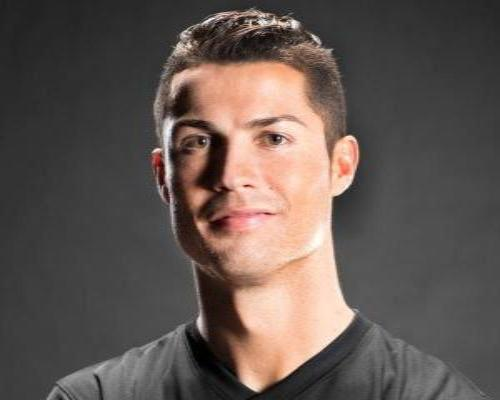
#> input picture 2_Image_Processing/2_Image_Blur/ron.jpg, 500 x 400 px
$ jupyter execute --allow-errors 1_Rotation_Image.ipynb
#> lines starting #> are read from the running program, lines starting #| are printed output that depends on the picture
# Rotating an image

## Images can be rotated to any degree clockwise or otherwise. We just need to define rotation matrix listing rotation point, degree of rotation and the scaling factor.

[cell 1]
import cv2,numpy as np
import matplotlib.pyplot as plt


def convert(img):
    plt.figure(figsize=(10,10))
    return cv2.cvtColor(img,cv2.COLOR_BGR2RGB)

[cell 2]
img = cv2.imread("../2_Image_Blur/ron.jpg")
#> img is the input picture: shape (400, 500, 3); mean B, G, R 81.8, 86.9, 98.1
plt.imshow(convert(img))

# step 1 Translation to extract rotation info with getRotationMatrix2D

    getRotationMatrix2D(center, angle, scale) -> retval

    center = (w,h)
    angle = set angle 90,120,etc
    scale = zoom image

# Angle 2

[cell 3]
h,w = img.shape[:2]
#> h = 400; w = 500
print(h,w)
#| 400 500
w = w
h = h

center = (w,h)
#> center = (500, 400)
angle = 2
scale = 1

m = cv2.getRotationMatrix2D(center,angle,scale)
m

# Apply array into image

    warpAffine(src, M, dsize[, dst[, flags[, borderMode[, borderValue]]]]) -> dst

    src = image
    m = array / metrix
    dsize =  w , h

#> (a cell that did not finish here is left out)

# Angle 10

[cell 5]
h,w = img.shape[:2]
print(h,w)
#| 400 500
w = w
h = h

center = (w,h)
angle = 10
scale = 1

m = cv2.getRotationMatrix2D(center,angle,scale)
new = cv2.warpAffine(img,m,(int(w),int(h)))
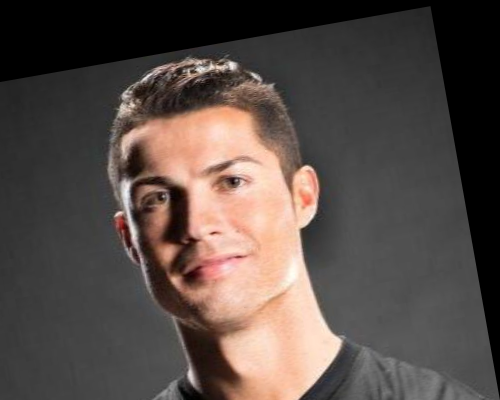
#> new: shape (400, 500, 3); mean B, G, R 71, 75.8, 86.7
plt.imshow(convert(new))

#

# Increase Background

[cell 6]
h,w = img.shape[:2]
print(h,w)
#| 400 500
w = w
h = h

center = (w,h)
angle = 10
scale = 1

m = cv2.getRotationMatrix2D(center,angle,scale)
new = cv2.warpAffine(img,m,(int(w)*2,int(h)*2))
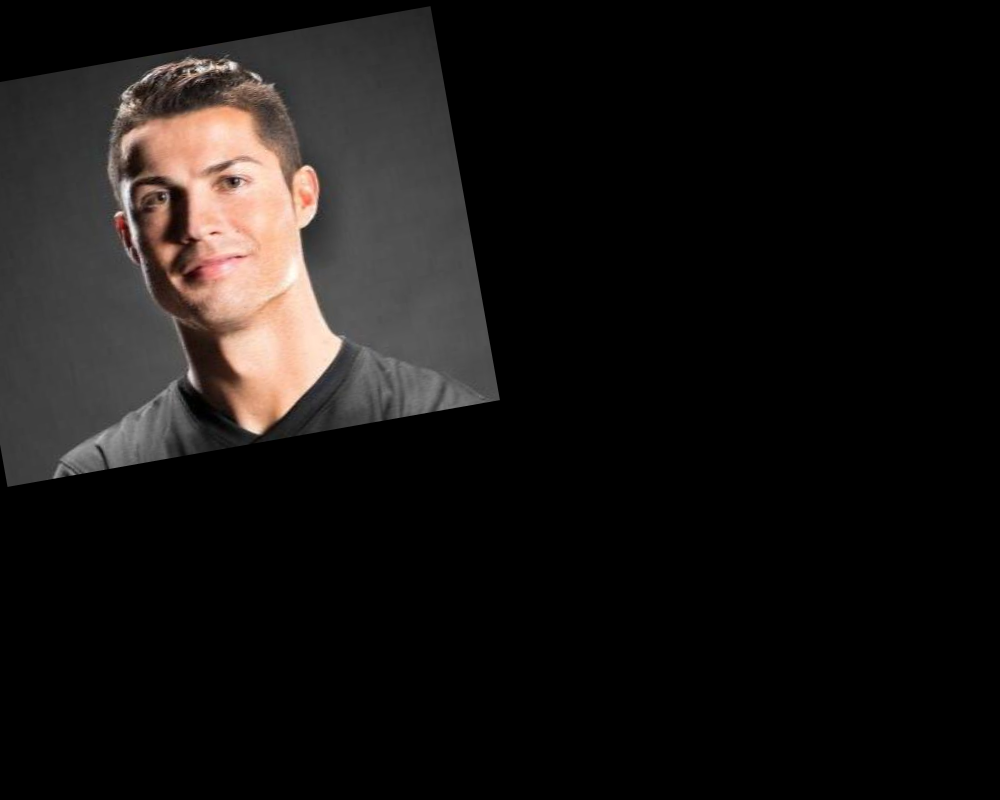
#> new: shape (800, 1000, 3); mean B, G, R 19.8, 21.1, 23.9
plt.imshow(convert(new))

# Divide a Background (for Fit size)

[cell 7]
h,w = img.shape[:2]
w = w / 2
#> w = 250
h = h / 2
#> h = 200
print(w,h)
#| 250.0 200.0
angle = 20
scale = 1
m = cv2.getRotationMatrix2D((w,h),angle,scale)
new = cv2.warpAffine(img,m,(int(w)+int(w),int(h)+int(h)))
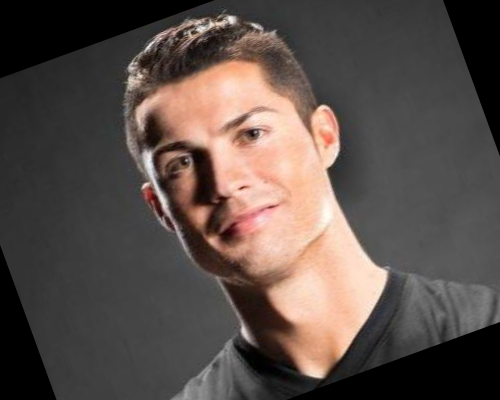
#> new: shape (400, 500, 3); mean B, G, R 73.6, 78.7, 89.9
plt.imshow(convert(new))
